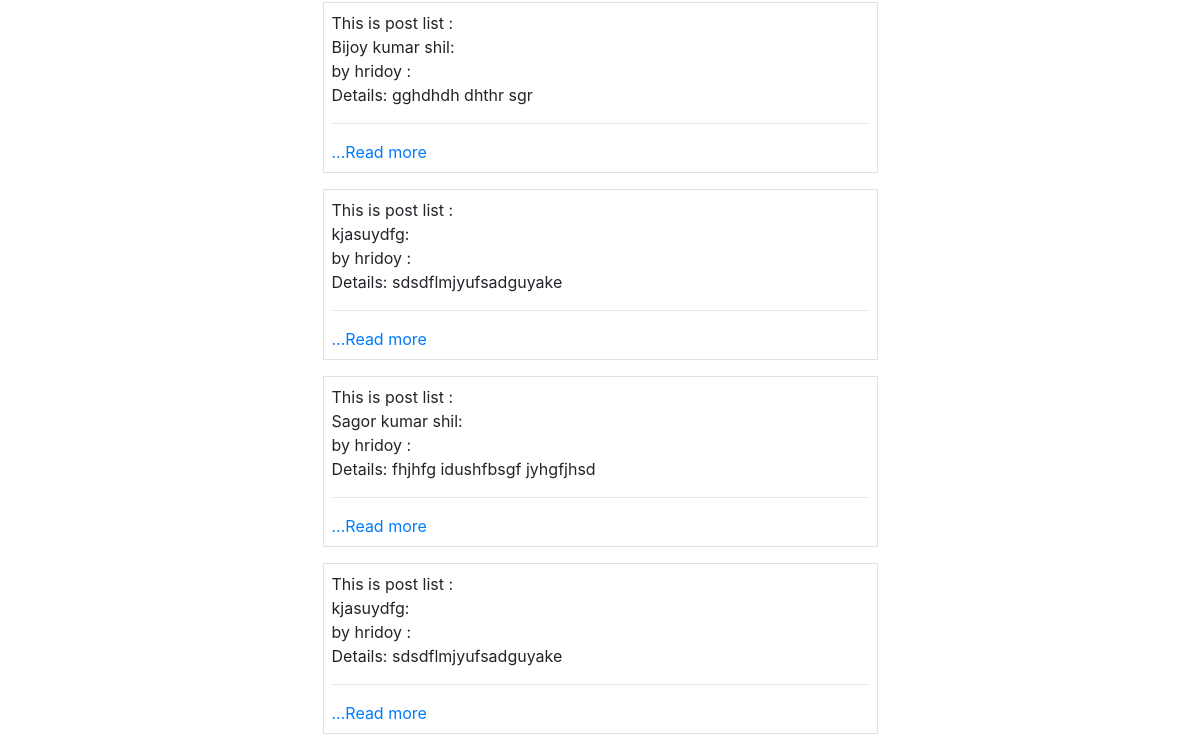
The page /tuition_App/postlist/ (lower part) on the database as committed earlier.
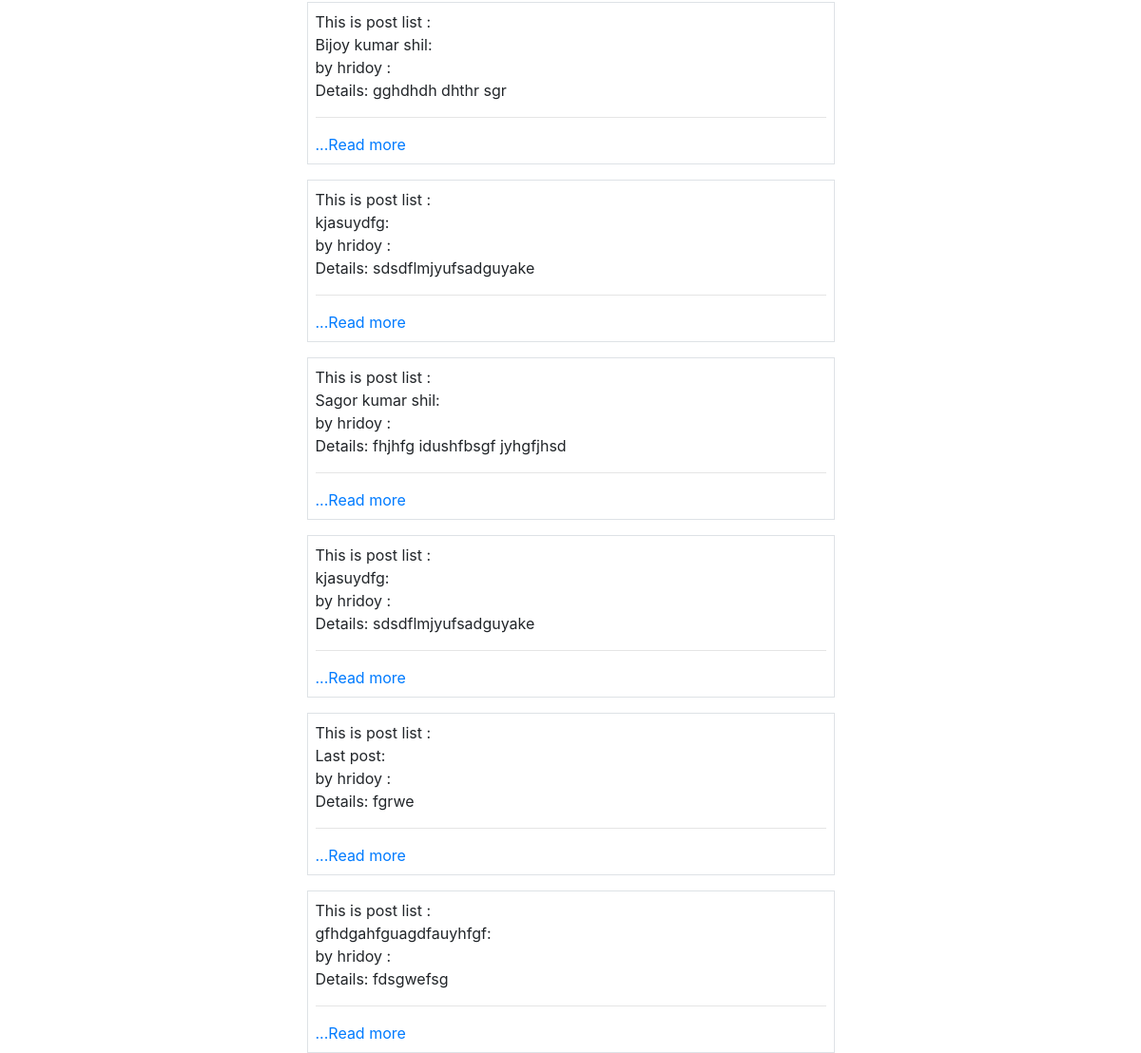
The same page on the database as committed later.
### tuition_App/models.py (models this page shows, shortened)
class Post(models.Model):
    CATEGORY = (
        ("Teacher", "Teacher"),
        ("Student", "Student"),
    )
    MEDIUM = (
        ("bangla", "bangla"),
        ("English", "English"),
        ("Urdu", "Urdu"),
        ("Hindi", "Hindi"),
        ("Arabic", "Arabic"),
    )
    user = models.ForeignKey(User, on_delete=models.CASCADE, blank=True, null=True)
    id = models.AutoField(primary_key=True)
    title = models.CharField(max_length=101)
    slug = models.CharField(max_length=100, default=title)
    email = models.EmailField()
    salary = models.FloatField()
    details = models.TextField()
    available = models.BooleanField()
    category = models.CharField(max_length=100, choices=CATEGORY)
    created_at = models.DateTimeField(default=now)
    image = models.ImageField(default="default.jpg", upload_to="tuition/images")
    medium = MultiSelectField(
        max_length=100, max_choices=5, choices=MEDIUM, default="bangla"
    )
    subject = models.ManyToManyField(Subject, related_name="subject_set")
    class_in = models.ManyToManyField(Class_in, related_name="class_set")

### tuition_App/views.py (the view)
# urls.py: path("postlist/", PostListView.as_view(), name="postlist"),
class PostListView(ListView):
    template_name = "tuition/postlist.html"
    queryset = Post.objects.all()
    context_object_name = "posts"
    def get_context_data(self, *args, **kwargs):
        context = super().get_context_data(*args, **kwargs)
        context["posts"] = context.get("object_list")
        context["msg"] = "This is post list"
        return context

### templates/tuition/postlist.html (shortened to what this page needs)
{% extends 'basic.html' %}
{% block body %}
<div class="container">
    {% for p in posts %}
    <div class="col-md-6 offset-md-3 p-2 mt-3 border">
        {{msg}} : <br>
        {{ p.title }}: <br>
        by {{p.user.username}} : <br>
        Details: {{p.details}}
        <hr>
        <a href="/tuition_App/postdetail/{{p.id}}">...Read more</a>
    </div>
    {% endfor %}
</div>
{% endblock body %}

Rows that differ between the two databases and show on the page:
added Post: msg "This is post list", title "Last post", user.username "hridoy", details "fgrwe"
added Post: msg "This is post list", title "gfhdgahfguagdfauyhfgf", user.username "hridoy", details "fdsgwefsg"
